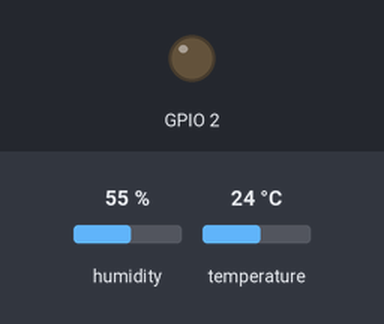
The sketch below on a simulated ESP32. On the bench: output pins drawn as LEDs (lit = HIGH). The test bench sets the inputs (shaded band); at power-on: humidity 55 %, temperature 24 °C. WiFi joins after 1.5 s; servers stay silent unless stated; what the sketch prints to the serial monitor is not drawn.

Above: at 0.1 s.
At 1.71 s:
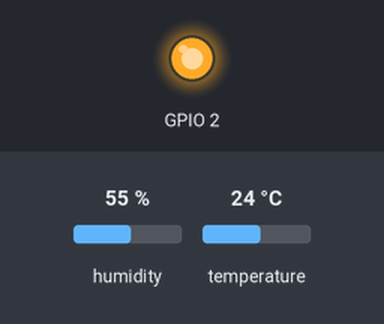
Timing chart, 0 to 3.4 s (numbered marks = the images above):
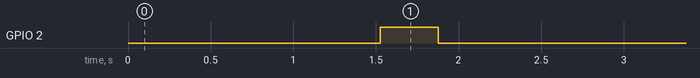

The sketch:

Aula5.ino
```cpp
// Inserindo valores no Firebase e acende led ao atualizar database \\

#include <WiFi.h>
#include <FirebaseESP32.h>
#include <dht.h>

#define WIFI_SSID "Vivo-Internet-BF17"
#define WIFI_PASSWORD "78814222"

#define FIREBASE_HOST "https://teste2-9e0e2-default-rtdb.firebaseio.com"
#define FIREBASE_AUTH "6jcl24OPxl3qtun3wfDTm6S4UW1ibPuuG1xqXKmq"

FirebaseData firebaseData;
FirebaseJson json;
dht sensor;
int D15 = 22;

void setup()
{
  pinMode(2, OUTPUT);
  Firebase.begin(FIREBASE_HOST, FIREBASE_AUTH);
  Firebase.reconnectWiFi(true);
  Firebase.setReadTimeout(firebaseData, 1000 * 60);
  Firebase.setwriteSizeLimit(firebaseData, "tiny");

  WiFi.begin(WIFI_SSID, WIFI_PASSWORD);
  Serial.begin(9600);

  while (WiFi.status() != WL_CONNECTED)
  {
    Serial.print(".");
    delay(300);
  }

  Serial.print("\nConnected with IP: ");
  Serial.println(WiFi.localIP());
}

float arr[] = {sensor.temperature, sensor.humidity};

float sense = sensor.temperature;
float humid = sensor.humidity;

void loop() {
  digitalWrite(2, LOW);
  sensor.read11(D15);

  sense = sensor.temperature;
  humid = sensor.humidity;

  if (sense != arr[0] || humid != arr[1])
  {
    arr[0] = sense;
    arr[1] = humid;
    digitalWrite(2, HIGH);
  }

  json.set("/Temperatura", sense);
  json.set("/Umidade", humid);
  Firebase.updateNode(firebaseData, "/Freire/Sensor", json);
  delay(200);
}
```

Measured:
- by itself, GPIO 2: LOW → HIGH at 1.5 s, → LOW 0.35 s later
